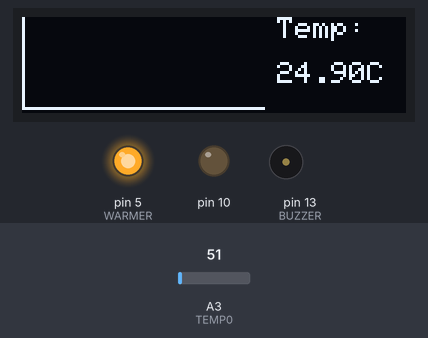
The sketch below on a simulated Arduino Uno, built with avr-gcc and run on an emulated ATmega328P. Parts: 128×32 one-colour display, output pins drawn as LEDs (lit = HIGH), buzzer (waves = sounding, pin HIGH). The test bench sets the inputs (shaded band); at power-on: A3 (TEMP0) = 51. Storage starts empty; what the sketch prints to the serial monitor is not drawn.

Above: at 1.6 s.
1.7 s: A3 (TEMP0) set to 65
At 2.4 s:
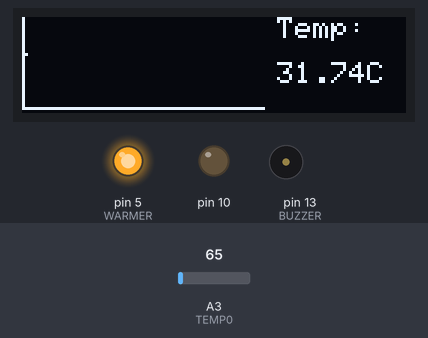
4.7 s: A3 (TEMP0) set to 81
At 5.8 s:
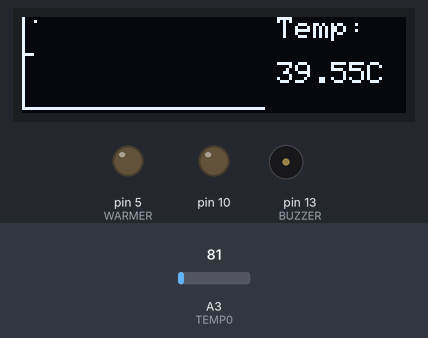
7.7 s: A3 (TEMP0) set to 86
At 9.4 s:
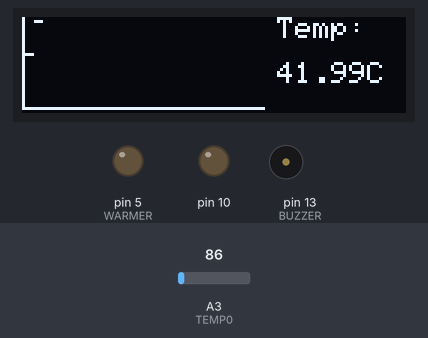
Timing chart, 0 to 10.9 s (numbered marks = the images above; inputs shaded):
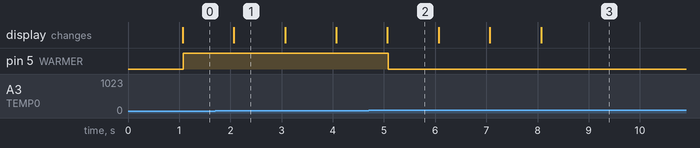

Measured:
- the behaviour switches between 72 and 73 on A3 (TEMP0) (found by bisection; images 1 and 2)
- after the input at 4.7 s, pin 5 (WARMER): HIGH → LOW after 0.38 s

The sketch:

incubator.ino
```cpp
/*
 * SSD1306 code from: https://randomnerdtutorials.com/guide-for-oled-display-with-arduino/
 */
#include <Wire.h>
#include <Adafruit_GFX.h>
#include <Adafruit_SSD1306.h>
// #include <DallasTemperature.h>// DS18B20 lib
#include <MsTimer2.h>
#include <SPI.h>
#include <SD.h>

#define SCREEN_WIDTH 128
#define SCREEN_HEIGHT 32
#define OLED_RESET 4
#define TEMP0 A3
#define ONE_WIRE_BUS 2
#define WARMER 5
#define tim 1000 // timer, set as 1k ms
#define BUZZER 13 // pin D13
// OLED parameter
Adafruit_SSD1306 display(SCREEN_WIDTH, SCREEN_HEIGHT, &Wire, OLED_RESET);

File myFile;
//OneWire oneWire(ONE_WIRE_BUS);
//DallasTemperature sensors(&oneWire);

_Bool timer_state;        //timer status
unsigned char temps[80];  //store temp value
unsigned char val ;       //time of storing temperature
unsigned int beep_time;   //unacceptable time
unsigned int beep_begin = 180;//start beeping time
unsigned int beep_end = 180;  //total beeping time(s)
float temp;
float sum = 0.0;
bool initialized;

void setup() {
  Serial.begin(9600);
  Wire.begin();


//  sensors.begin();  // initialize DS18B20 lib

  pinMode(10, OUTPUT);
  if (!SD.begin()) {
    Serial.println("initialization failed!");
  }


  if(!display.begin(SSD1306_SWITCHCAPVCC, 0x3C)) {
    Serial.println(F("SSD1306 allocation failed"));
    for(;;); // Don't proceed, loop forever
  }


  MsTimer2::set(tim, refresh);
  MsTimer2::start();

  // Initialize pins
  pinMode(TEMP0, INPUT);

  pinMode(BUZZER, OUTPUT);
  digitalWrite(BUZZER, LOW);
  pinMode(WARMER, OUTPUT);
  digitalWrite(WARMER, LOW);

  display.clearDisplay();
  unsigned char i;
  // At beginning, OLED screen will just show a flat line for 30
  for (i = 0; i < 80; i++) {
    temps[i] = 30;
  }

  initialized = false;

}

void loop() {
  if (timer_state == true) {
    /*
    sensors.requestTemperatures();            // request temp
    float temp = sensors.getTempCByIndex(0);
    */
    // read temperature and update OLED screen
    temp = read_temp();
    Serial.print(temp);
    Serial.println(" C"); // serialport send temp data
    Temp_coord(temp);     // change temp into coordinates
    Temp_display(temp);   // OLED show temp
    Warm(temp);           // heater and BUZZER control
    temp_save(temp);      // store temp data
    timer_state = false;
  }
}

void refresh() {
  timer_state = true;
}

void Temp_display(float temp) { //OLED display temp，input=temp
  display.clearDisplay();       // clear screen
  display.setTextColor(WHITE);  // set while to be visable
  display.setTextSize(1);       //set text size
  display.setCursor(85, 0);     //set cursor place
  display.print("Temp:");       //words
  display.setCursor(85, 15);    //set cursor place
  display.print((String)temp);          //show temp
  display.print("C");
  display.drawLine(0, 0, 0, 30, WHITE);   //draw Y axis
  display.drawLine(0, 30, 80, 30, WHITE); //draw X axis

  Display_temps();              //show temp point
  display.display();            //update screen
}

void Warm(float temp) {          //decide to warm&alarm or not
  if (temp <= 34.5) {               //below 34.5 celcius
    digitalWrite(WARMER, HIGH);  //start heater
  }
  if (temp >= 35.5) {         //above 35.5
    digitalWrite(WARMER, LOW);   //heater off
  }
  if (temp <= 34 || temp > 36) {
    beep_time += (tim / 1000);
  }
  else {
    initialized = true;
    beep_time = 0;
  }
  if (beep_time > beep_begin && beep_time < beep_begin + beep_end && initialized) {
    //unacceptable temp for 3 min，3X60=180s
    digitalWrite(BUZZER, HIGH);
  }
  else {
    digitalWrite(BUZZER, LOW);
  }
  if (beep_time  >= beep_begin + beep_end) {
    beep_time = 0;
  }
}

void Display_temps() {
  unsigned char i;
  for (i = 0; i <= 79; i++) {    //show temp points chronologically
    display.drawPixel(i, temps[i], WHITE);
  }
  display.display();
}

float read_temp() {
  // Take average of a couple reads
  unsigned char i;
  sum = 0;
  for (i = 0; i < 5; i++) {
    sum += ((analogRead(TEMP0) * 500.0) / 1024.0);
  }
  sum /= 5.0;
  return sum;

  //return ((analogRead(TEMP0) * 500.0) / 1024.0); // reading * 5000 / 1024 calibrates ADC to volts, and division by 10 calibrates to celcius
}

void Temp_coord(float temp) {
  unsigned char i;
  if (val < 79) {   //first 79 points show as it is
    temps[val] = 60 - char(temp * 1.5 + 0.5);
    val++;
  }
  else {
    for (i = 0; i <= 79; i++) {  //80 and more, push the first point
      temps[i] = temps[i + 1];
    }
    temps[79] = 60 - char(temp * 1.5  + 0.5); //fill in the last temp as the 79th point
  }
}

void temp_save(float temp) {
  //open file, only one at a time
  myFile = SD.open("temp.CSV", FILE_WRITE);
  // if open, write down
  if (myFile)
  {
    Serial.print("Writing to test.txt...");
    time_disposal();
    myFile.print(temp);
    myFile.println();
    // myFile.println("C");
    // close file
    myFile.close();
    Serial.println("done.");
  }
  else
  {
    //if not open, show this
    Serial.println("error opening test.txt");
  }
}

void time_disposal() {  //read and show as hour, min, and second
  myFile.print(millis() / 1000);
  myFile.print(",");      //write in chronological order
}
```
